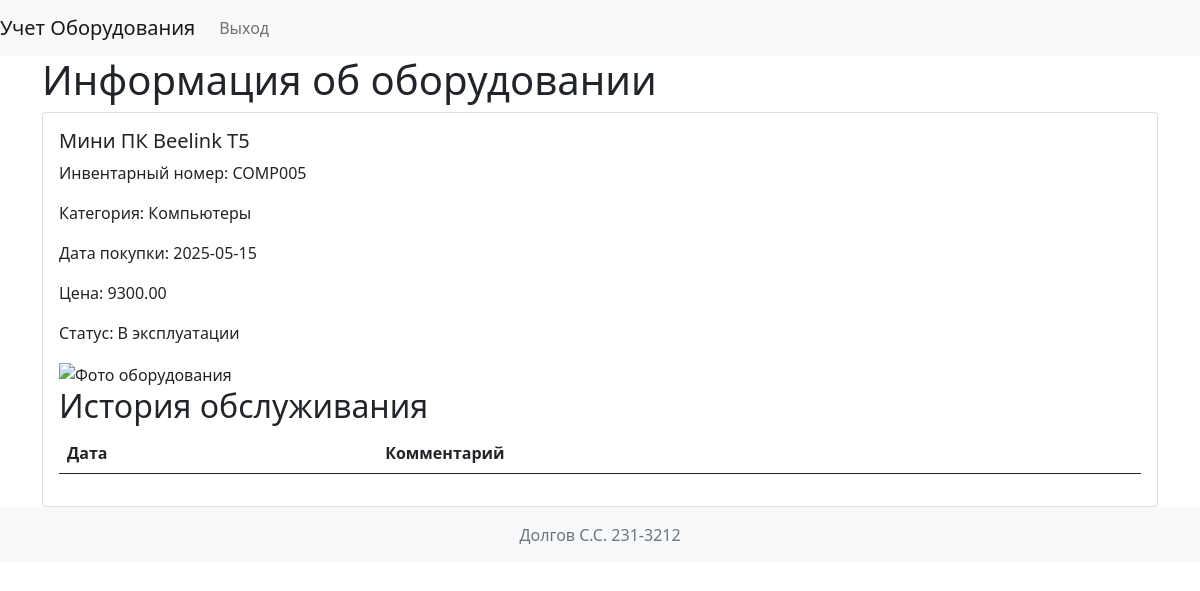
The app's page /equipment/5 (signed in) with its own data.
### models.py (models this page shows, shortened)
class Equipment(db.Model):
    id = db.Column(db.Integer, primary_key=True)
    name = db.Column(db.String(255), nullable=False)
    inventory_number = db.Column(db.String(50), unique=True, nullable=False)
    category_id = db.Column(db.Integer, db.ForeignKey('category.id'), nullable=False)
    category = relationship("Category", backref="equipment")
    purchase_date = db.Column(db.Date, nullable=False)
    cost = db.Column(db.Numeric(10, 2), nullable=False)
    status = db.Column(Enum('В эксплуатации', 'На ремонте', 'Списано', name='equipment_status'), nullable=False)
    photo_id = db.Column(db.Integer, db.ForeignKey('photo.id'), nullable=True)
    photo = relationship("Photo", backref="equipment")
    created_at = db.Column(DateTime, default=datetime.utcnow)
    responsible_persons = relationship("Person", secondary="equipment_person", back_populates="equipment")

class Category(db.Model):
    id = db.Column(db.Integer, primary_key=True)
    name = db.Column(db.String(100), nullable=False)
    description = db.Column(db.Text)

### app.py (the view)
@app.route('/equipment/<int:equipment_id>')
@login_required
@role_required('admin')
def equipment_detail(equipment_id):
    equipment = Equipment.query.get_or_404(equipment_id)
    return render_template('equipment_detail.html', equipment=equipment)

### app.py (called while the page is built)
@login_manager.user_loader
def load_user(user_id):
    return User.query.get(int(user_id))

def login_required(f):
    @wraps(f)
    def decorated_function(*args, **kwargs):
        if not current_user.is_authenticated:
            flash('Для выполнения данного действия необходимо пройти процедуру аутентификации.', 'warning')
            return redirect(url_for('login'))
        return f(*args, **kwargs)
    return decorated_function

def role_required(role):
    def decorator(f):
        @wraps(f)
        def decorated_function(*args, **kwargs):
            if not current_user.is_authenticated or current_user.role.name != role:
                flash('У вас недостаточно прав для выполнения данного действия.', 'danger')
                return redirect(url_for('index'))
            return f(*args, **kwargs)
        return decorated_function
    return decorator

### templates/equipment_detail.html (shortened to what this page needs)
{% extends 'base.html' %}
{% block content %}
    <h1>Информация об оборудовании</h1>
    <div class="card">
        <div class="card-body">
            <h5 class="card-title">{{ equipment.name }}</h5>
            <p class="card-text">Инвентарный номер: {{ equipment.inventory_number }}</p>
            <p class="card-text">Категория: {{ equipment.category.name }}</p>
            <p class="card-text">Дата покупки: {{ equipment.purchase_date.strftime('%Y-%m-%d') }}</p>
            <p class="card-text">Цена: {{ equipment.cost }}</p>
            <p class="card-text">Статус: {{ equipment.status }}</p>
            <img src="url_for('static', filename=equipment.photo.filename)" alt="Фото оборудования" class="img-fluid">
                <h2>История обслуживания</h2>
                <table class="table">
                    <thead>
                        <tr>
                            <th>Дата</th>
                            <th>Комментарий</th>
                        </tr>
                    </thead>
                </table>
            </div>
        </div>
    </div>
{% endblock %}

### records on screen
Equipment: name "Мини ПК Beelink T5", inventory_number "COMP005", purchase_date "2025-05-15", cost "9300.00", status "В эксплуатации"
Category: category.name "Компьютеры"
